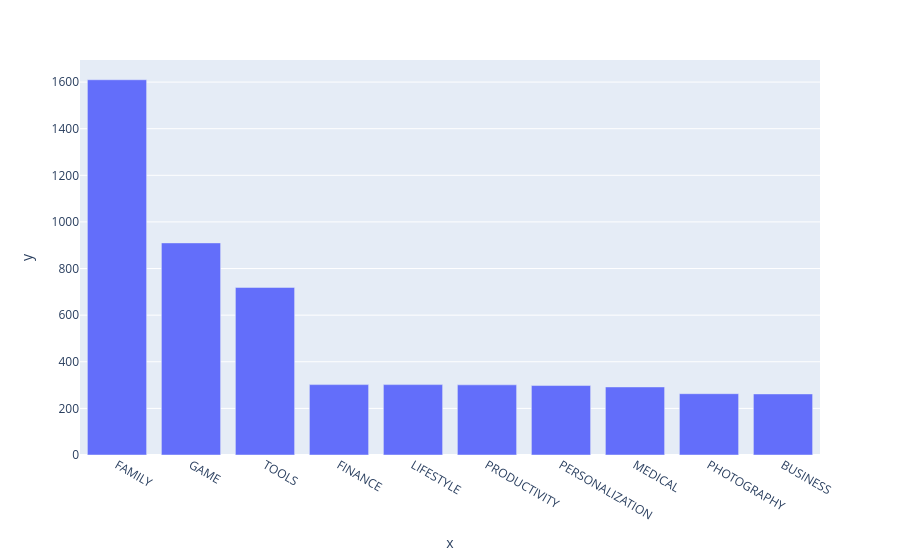

Notebook source saved alongside this figure:
### Code cell
bar = px.bar(x = top10_category.index, y = top10_category.values)
bar.show()

### Figure 1 — Plotly figure (JSON) as saved in the notebook; plotly's stock layout.template omitted (floating-point values rounded to 4 significant figures)
{"data": [{"hovertemplate": "x=%{x}<br>y=%{y}<extra></extra>", "legendgroup": "", "marker": {"color": "#636efa", "pattern": {"shape": ""}}, "name": "", "orientation": "v", "showlegend": false, "textposition": "auto", "type": "bar", "x": ["FAMILY", "GAME", "TOOLS", "FINANCE", "LIFESTYLE", "PRODUCTIVITY", "PERSONALIZATION", "MEDICAL", "PHOTOGRAPHY", "BUSINESS"], "xaxis": "x", "y": [1610, 910, 719, 302, 302, 301, 298, 292, 263, 262], "yaxis": "y"}], "layout": {"barmode": "relative", "legend": {"tracegroupgap": 0}, "margin": {"t": 60}, "xaxis": {"anchor": "y", "domain": [0, 1], "title": {"text": "x"}}, "yaxis": {"anchor": "x", "domain": [0, 1], "title": {"text": "y"}}}}
